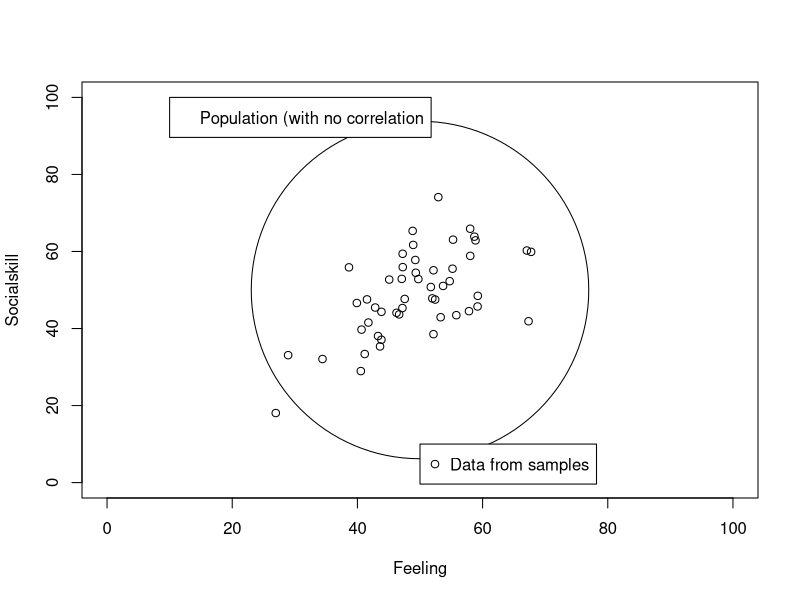

Source code (R):

# Depict a figure.
A <- rnorm(50)
B <- rnorm(50)
C <- A * 0.5 + sqrt(0.75) * B
Feeling <- 10 * A + 50
Socialskill <- 10 * C + 50

plot(Feeling, Socialskill, xlim = c(0,100), ylim = c(0,100))
points(50, 50, cex = 45)
legend(50, 10, legend = "Data from samples", pch = 1)
legend(10, 100, legend = "Population (with no correlation")
